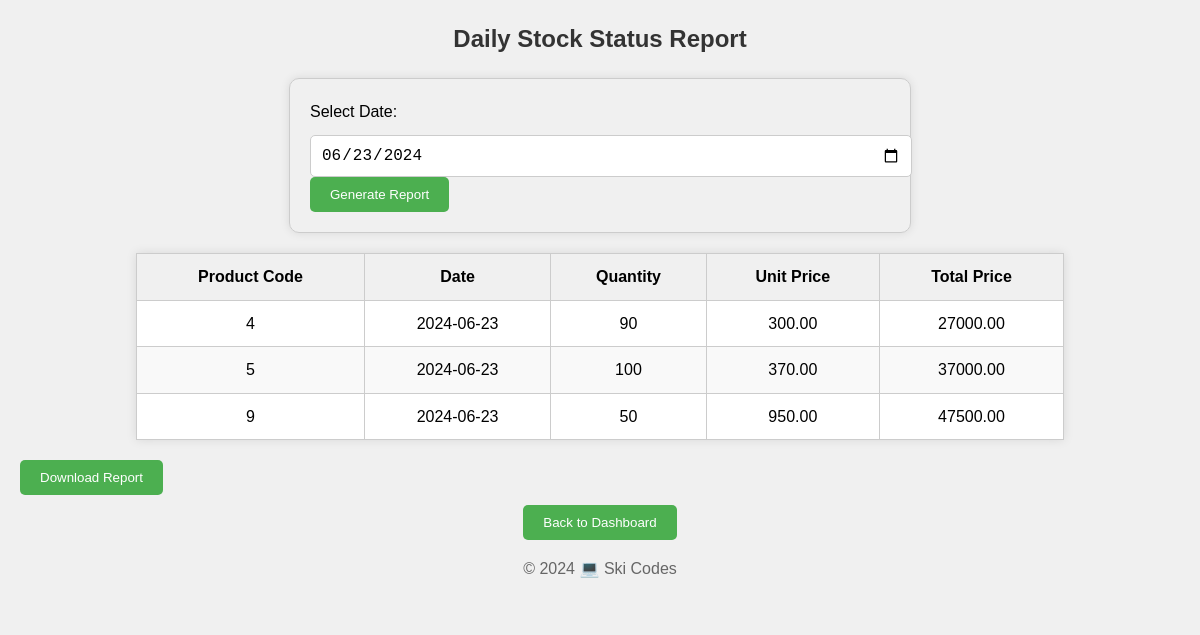
The app's page /report.php with its own data.
### tables this page shows
CREATE TABLE IF NOT EXISTS `productin` (
  `Productin_id` int(11) NOT NULL AUTO_INCREMENT,
  `ProductCode` int(11) DEFAULT NULL,
  `prin_Date` date DEFAULT NULL,
  `prin_Quantity` int(11) DEFAULT NULL,
  `prin_Unit_Price` decimal(15,2) DEFAULT NULL,
  `prin_TotalPrice` decimal(20,2) GENERATED ALWAYS AS ((`prin_Quantity` * `prin_Unit_Price`)) STORED,
  PRIMARY KEY (`Productin_id`),
  KEY `productin_ibfk_1` (`ProductCode`)
);

### report.php (the view, shortened to what this page needs)
<?php
require_once 'db.php';
if (isset($_POST['date'])) {
    $selected_date = $_POST['date'];
    $products_in = $conn->query("SELECT * FROM Productin WHERE prin_Date = '$selected_date'");
} else {
    $products_in = $conn->query("SELECT * FROM Productin WHERE prin_Date = CURDATE()");
}
?>
<!DOCTYPE html>
<html lang="en">
<head>
</head>
<body>
    <h2>Daily Stock Status Report</h2>
    <div class="report-form">
        <form action="" method="post">
            <label for="date">Select Date:</label>
            <input type="date" id="date" name="date" value="<?php echo date('Y-m-d');?>">
            <button type="submit">Generate Report</button>
        </form>
    </div>
    <table>
        <thead>
            <tr>
                <th>Product Code</th>
                <th>Date</th>
                <th>Quantity</th>
                <th>Unit Price</th>
                <th>Total Price</th>
            </tr>
        </thead>
        <tbody>
            <?php while ($product = $products_in->fetch_assoc()) {?>
            <tr>
                <td><?php echo htmlspecialchars($product['ProductCode']);?></td>
                <td><?php echo htmlspecialchars($product['prin_Date']);?></td>
                <td><?php echo htmlspecialchars($product['prin_Quantity']);?></td>
                <td><?php echo htmlspecialchars($product['prin_Unit_Price']);?></td>
                <td><?php echo htmlspecialchars($product['prin_TotalPrice']);?></td>
            </tr>
            <?php }?>
        </tbody>
    </table>
    <footer>
        <button class="download-button" onclick="downloadReport()">Download Report</button>
    </footer>
</body>
</html>
<div class="footer" style="background-color: #f0f0f0; padding: 10px; text-align: center; color: #666;">
    <button class="back-btn" style="background-color: #4CAF50; color: #fff; padding: 10px 20px; border: none; border-radius: 5px; cursor: pointer;" onclick="location.href='dashboard.php'">Back to Dashboard</button>
    <p style="color: #666;">&copy; 2024 💻 Ski Codes </></p>
  </div>

### report.php (style rules this page uses)
body { font-family: Arial, sans-serif; line-height: 1.6; margin: 20px; background-color: #f0f0f0; }
h2 { color: #333; text-align: center; }
table { width: 80%; margin: 20px auto; border-collapse: collapse; box-shadow: 0 0 10px rgba(0, 0, 0, 0.1); background-color: #fff; }
table th, table td { padding: 10px; text-align: center; border: 1px solid #ccc; }
table th { background-color: #f0f0f0; }
tbody tr:nth-child(even) { background-color: #f9f9f9; }
.report-form { margin: 20px auto; width: 50%; padding: 20px; border: 1px solid #ccc; border-radius: 10px; box-shadow: 0 0 10px rgba(0, 0, 0, 0.1); }
.report-form label { display: block; margin-bottom: 10px; }
.report-form input[type="date"] { padding: 10px; font-size: 16px; border: 1px solid #ccc; border-radius: 5px; width: 100%; }
.report-form button[type="submit"] { background-color: #4CAF50; color: #fff; padding: 10px 20px; border: none; border-radius: 5px; cursor: pointer; }
.download-button { background-color: #4CAF50; color: #fff; padding: 10px 20px; border: none; border-radius: 5px; cursor: pointer; margin-top: 20px; display: block; text-align: center; }

### records on screen
productin: ProductCode "4", prin_Date "2024-06-23", prin_Quantity "90", prin_Unit_Price "300.00", prin_TotalPrice "27000.00"
productin: ProductCode "5", prin_Date "2024-06-23", prin_Quantity "100", prin_Unit_Price "370.00", prin_TotalPrice "37000.00"
productin: ProductCode "9", prin_Date "2024-06-23", prin_Quantity "50", prin_Unit_Price "950.00", prin_TotalPrice "47500.00"
